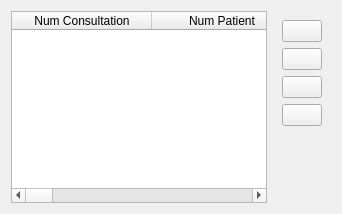
         <widget class="QWidget" name="tab_3">
          <attribute name="title">
           <string>Liste des patient déja consulté</string>
          </attribute>
          <layout class="QHBoxLayout" name="horizontalLayout_7">
           <item>
            <widget class="QTableWidget" name="vue_cons_2">
             <property name="styleSheet">
              <string notr="true">selection-background-color: rgb(32, 189, 175);
alternate-background-color: rgb(225, 225, 225);
font: 75 10pt &quot;Myanmar Text&quot;;
</string>
             </property>
             <property name="alternatingRowColors">
              <bool>true</bool>
             </property>
             <attribute name="horizontalHeaderCascadingSectionResizes">
              <bool>true</bool>
             </attribute>
             <attribute name="horizontalHeaderDefaultSectionSize">
              <number>140</number>
             </attribute>
             <attribute name="horizontalHeaderStretchLastSection">
              <bool>true</bool>
             </attribute>
             <column>
              <property name="text">
               <string>Num Consultation</string>
              </property>
             </column>
             <column>
              <property name="text">
               <string>Num Patient</string>
              </property>
             </column>
             <column>
              <property name="text">
               <string>Nom</string>
              </property>
             </column>
             <column>
              <property name="text">
               <string>Prénom</string>
              </property>
             </column>
             <column>
              <property name="text">
               <string>Age</string>
              </property>
             </column>
             <column>
              <property name="text">
               <string>Sexe</string>
              </property>
             </column>
             <column>
              <property name="text">
               <string>Symptôme</string>
              </property>
             </column>
             <column>
              <property name="text">
               <string>Examen(s)</string>
              </property>
             </column>
             <column>
              <property name="text">
               <string>Date consultation</string>
              </property>
             </column>
            </widget>
           </item>
           <item>
            <widget class="QWidget" name="widget_14" native="true">
             <layout class="QVBoxLayout" name="verticalLayout_11">
              <item>
               <widget class="QPushButton" name="imprimer_c">
                <property name="text">
                 <string/>
                </property>
                <property name="icon">
                 <iconset>
                  <normaloff>../../../../../../../.designer/ressource/icon/printer.png</normaloff>../../../../../../../.designer/ressource/icon/printer.png</iconset>
                </property>
                <property name="iconSize">
                 <size>
                  <width>28</width>
                  <height>28</height>
                 </size>
                </property>
               </widget>
              </item>
              <item>
               <widget class="QPushButton" name="mod_cons">
                <property name="text">
                 <string/>
                </property>
                <property name="autoDefault">
                 <bool>false</bool>
                </property>
                <property name="default">
                 <bool>false</bool>
                </property>
                <property name="flat">
                 <bool>false</bool>
                </property>
               </widget>
              </item>
              <item>
               <widget class="QPushButton" name="supp_cons">
                <property name="text">
                 <string/>
                </property>
               </widget>
              </item>
              <item>
               <widget class="QPushButton" name="fiche_pat">
                <property name="text">
                 <string/>
                </property>
               </widget>
              </item>
              <item>
               <spacer name="verticalSpacer_8">
                <property name="orientation">
                 <enum>Qt::Vertical</enum>
                </property>
                <property name="sizeHint" stdset="0">
                 <size>
                  <width>20</width>
                  <height>40</height>
                 </size>
                </property>
               </spacer>
              </item>
             </layout>
            </widget>
           </item>
          </layout>
         </widget>
